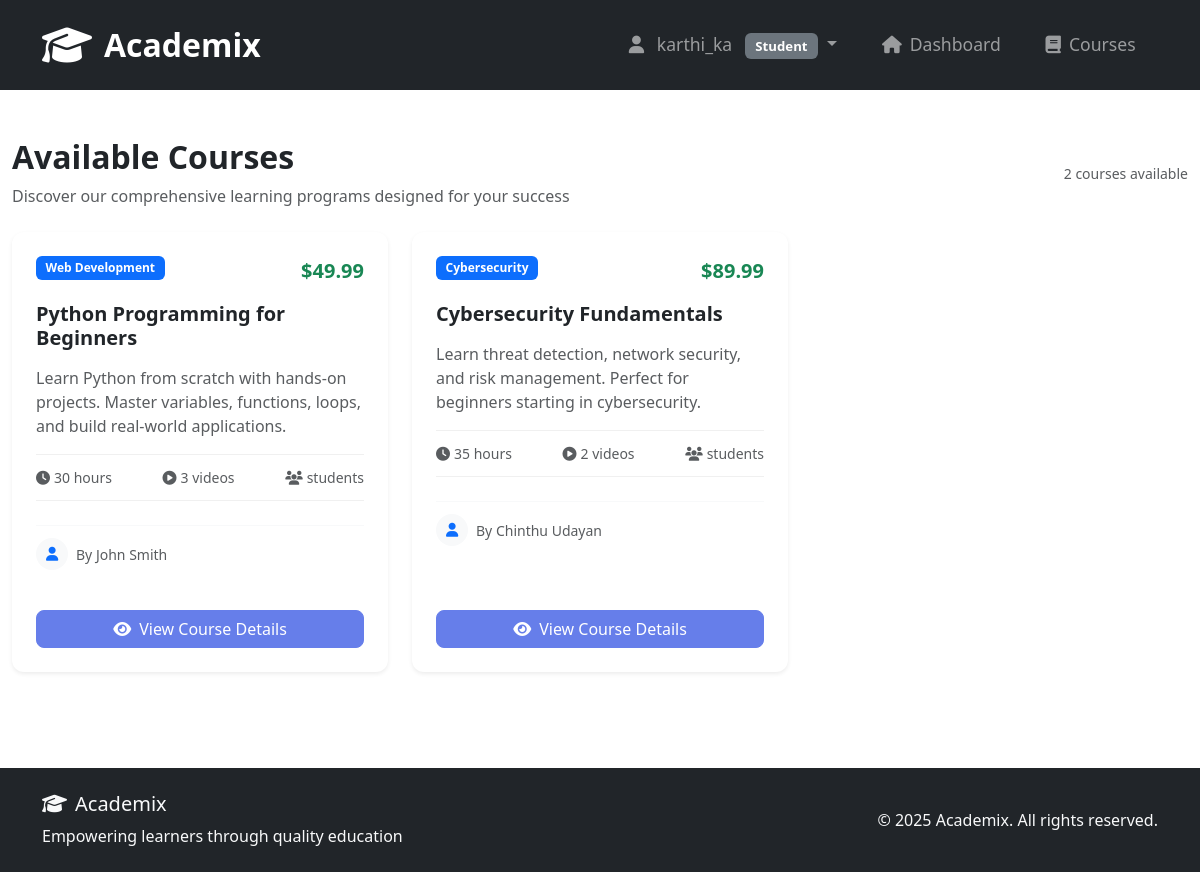
Screenshot of /courses/ (signed in) with the database file from the repository.
### users/models.py (models this page shows, shortened)
class CustomUser(AbstractUser):
    USER_TYPE_CHOICES = (
        ('student', 'Student'),
        ('trainer', 'Trainer'),
        ('manager', 'Manager'),
    )
    user_type = models.CharField(max_length=10, choices=USER_TYPE_CHOICES, default='student')
    phone = models.CharField(max_length=15, blank=True)
    country = models.ForeignKey(Country, on_delete=models.SET_NULL, null=True, blank=True)
    state = models.ForeignKey(State, on_delete=models.SET_NULL, null=True, blank=True)
    district = models.ForeignKey(District, on_delete=models.SET_NULL, null=True, blank=True)
    skype_id = models.CharField(max_length=100, blank=True)
    whatsapp_number = models.CharField(max_length=15, blank=True)
    is_email_verified = models.BooleanField(default=False)
    email_verification_token = models.CharField(max_length=100, blank=True)
    groups = models.ManyToManyField(
        Group,
        verbose_name='groups',
        blank=True,
        help_text='The groups this user belongs to. A user will get all permissions granted to each of their groups.',
        related_name="customuser_set",
        related_query_name="user",
    )
    user_permissions = models.ManyToManyField(
        Permission,
        verbose_name='user permissions',
        blank=True,
        help_text='Specific permissions for this user.',
        related_name="customuser_set",
        related_query_name="user",
    )
    class Meta:
        db_table = 'users_customuser'

### courses/models.py (models this page shows, shortened)
class Course(models.Model):
    title = models.CharField(max_length=200)
    description = models.TextField()
    category = models.ForeignKey(CourseCategory, on_delete=models.CASCADE)
    trainer = models.ForeignKey(CustomUser, on_delete=models.CASCADE, limit_choices_to={'user_type': 'trainer'})
    price = models.DecimalField(max_digits=10, decimal_places=2)
    duration = models.IntegerField(help_text="Duration in hours")
    created_at = models.DateTimeField(auto_now_add=True)
    updated_at = models.DateTimeField(auto_now=True)
    is_active = models.BooleanField(default=True)

class CourseCategory(models.Model):
    name = models.CharField(max_length=100)
    description = models.TextField(blank=True)

### courses/views.py (the view)
# urls.py: path('', views.course_list, name='course_list'),
@login_required
def course_list(request):
    courses = Course.objects.filter(is_active=True)
    if request.user.user_type == 'student':
        enrolled_courses = StudentCourse.objects.filter(student=request.user).values_list('course_id', flat=True)
        courses = courses.exclude(id__in=enrolled_courses)
    return render(request, 'courses/course_list.html', {'courses': courses})

### courses/templates/courses/course_list.html (shortened to what this page needs)
{% extends 'base.html' %}
{% load static %}
{% block content %}
<div class="container-fluid py-4">
    <div class="row mb-4">
        <div class="col-12">
            <div class="d-flex justify-content-between align-items-center">
                <div>
                    <h1 class="h2 fw-bold text-dark mb-2">Available Courses</h1>
                    <p class="text-muted mb-0">Discover our comprehensive learning programs designed for your success</p>
                </div>
                <div class="text-end">
                    <small class="text-muted">{{ courses|length }} course{{ courses|length|pluralize }} available</small>
                </div>
            </div>
        </div>
    </div>
    <div class="row">
        {% for course in courses %}
        <div class="col-xl-4 col-lg-6 col-md-6 mb-4">
            <div class="card border-0 shadow-sm h-100 course-card">
                <div class="card-body p-4">
                    <div class="d-flex justify-content-between align-items-start mb-3">
                        <span class="badge bg-primary">{{ course.category.name }}</span>
                        <span class="text-success fw-bold fs-5">${{ course.price }}</span>
                    </div>
                    <h5 class="card-title fw-bold text-dark mb-3">{{ course.title }}</h5>
                    <p class="card-text text-muted mb-3">{{ course.description|truncatewords:25 }}</p>
                    <div class="course-meta mb-4">
                        <div class="d-flex justify-content-between align-items-center text-muted small">
                            <div class="d-flex align-items-center">
                                <i class="fas fa-clock me-1"></i>
                                <span>{{ course.duration }} hours</span>
                            </div>
                            <div class="d-flex align-items-center">
                                <i class="fas fa-play-circle me-1"></i>
                                <span>{{ course.videos.count }} videos</span>
                            </div>
                            <div class="d-flex align-items-center">
                                <i class="fas fa-users me-1"></i>
                                <span>{{ course.student_count }} students</span>
                            </div>
                        </div>
                    </div>
                    <div class="trainer-info d-flex align-items-center mb-3">
                        <div class="bg-light rounded-circle d-flex align-items-center justify-content-center me-2" style="width: 32px; height: 32px;">
                            <i class="fas fa-user text-primary small"></i>
                        </div>
                        <div>
                            <small class="text-muted">By {{ course.trainer.get_full_name|default:course.trainer.username }}</small>
                        </div>
                    </div>
                </div>
                <div class="card-footer bg-transparent border-0 pt-0 px-4 pb-4">
                    <div class="d-grid">
                        <a href="{% url 'course_detail' course.id %}" class="btn btn-primary">
                            <i class="fas fa-eye me-2"></i>View Course Details
                        </a>
                    </div>
                </div>
            </div>
        </div>
        {% endfor %}
    </div>
</div>
{% endblock %}

### templates/base.html (shortened to what this page needs)
<!DOCTYPE html>
<html lang="en">
<head>
    <link href="https://cdn.jsdelivr.net/npm/bootstrap@5.3.0/dist/css/bootstrap.min.css" rel="stylesheet">
    <link rel="stylesheet" href="https://cdnjs.cloudflare.com/ajax/libs/font-awesome/6.4.0/css/all.min.css">
    {% load static %}
</head>
<body>
    <nav class="navbar navbar-expand-lg navbar-dark bg-dark sticky-top">
        <div class="container">
            <a class="navbar-brand" href="{% url 'home' %}">
                <i class="fas fa-graduation-cap brand-icon"></i>
                Academix
            </a>
            <div class="collapse navbar-collapse" id="navbarNav">
                <ul class="navbar-nav ms-auto">
                    {% if user.is_authenticated %}
                        <li class="nav-item dropdown">
                            <a class="nav-link dropdown-toggle" href="#" id="userDropdown" role="button" data-bs-toggle="dropdown">
                                <i class="fas fa-user me-2"></i>
                                {{ user.username }}
                                <span class="badge bg-secondary user-type-badge ms-2">{{ user.get_user_type_display }}</span>
                            </a>
                        </li>
                        <li class="nav-item">
                            <a class="nav-link" href="{% url 'dashboard' %}">
                                <i class="fas fa-home me-2"></i>Dashboard
                            </a>
                        </li>
                        <li class="nav-item">
                            <a class="nav-link" href="{% url 'course_list' %}">
                                <i class="fas fa-book me-2"></i>Courses
                            </a>
                        </li>
                    {% endif %}
                </ul>
            </div>
        </div>
    </nav>
    <main class="main-content">
        {% block content %}
        {% endblock %}
    </main>
    <footer class="bg-dark text-light py-4 mt-5">
        <div class="container">
            <div class="row align-items-center">
                <div class="col-md-6">
                    <h5 class="mb-2">
                        <i class="fas fa-graduation-cap me-2"></i>Academix
                    </h5>
                    <p class="mb-0 text-light">Empowering learners through quality education</p>
                </div>
                <div class="col-md-6 text-md-end">
                    <p class="mb-0">&copy; 2025 Academix. All rights reserved.</p>
                </div>
            </div>
        </div>
    </footer>
</body>
</html>

### templates/base.html (style rules this page uses)
.navbar { min-height: 80px; padding: 1rem 0; }
.navbar-brand { font-size: 2rem !important; font-weight: 700; display: flex; align-items: center; }
.brand-icon { font-size: 2.5rem !important; margin-right: 12px; }
.navbar-nav .nav-link { font-size: 1.1rem; font-weight: 500; padding: 0.8rem 1.2rem !important; margin: 0 0.2rem; }
.user-type-badge { font-size: 0.8rem; }

### courses/templates/courses/course_list.html (style rules this page uses)
.course-card { border-radius: 12px; transition: transform 0.2s ease-in-out, box-shadow 0.2s ease-in-out; }
.card { border-radius: 12px; }
.btn-primary { background: #667eea; border: 1px solid #667eea; border-radius: 8px; transition: all 0.2s ease-in-out; }
.badge { font-size: 0.75em; padding: 0.5em 0.8em; border-radius: 6px; }
.course-meta { border-top: 1px solid #f0f0f0; border-bottom: 1px solid #f0f0f0; padding: 0.75rem 0; }
.trainer-info { border-top: 1px solid #f8f9fa; padding-top: 0.75rem; }

### rows the page displays
CustomUser: username "karthi_ka", user_type "Student"
Course: category.name "Web Development", price "49.99", title "Python Programming for Beginners", description "Learn Python from scratch with hands-on projects. Master variables, functions, loops, and build real-world applications.", duration "30", videos.count "3", trainer.get_full_name "John Smith"
Course: category.name "Cybersecurity", price "89.99", title "Cybersecurity Fundamentals", description "Learn threat detection, network security, and risk management. Perfect for beginners starting in cybersecurity.", duration "35", videos.count "2", trainer.get_full_name "Chinthu Udayan"

### other values shown
{{ courses|length }} "2"
